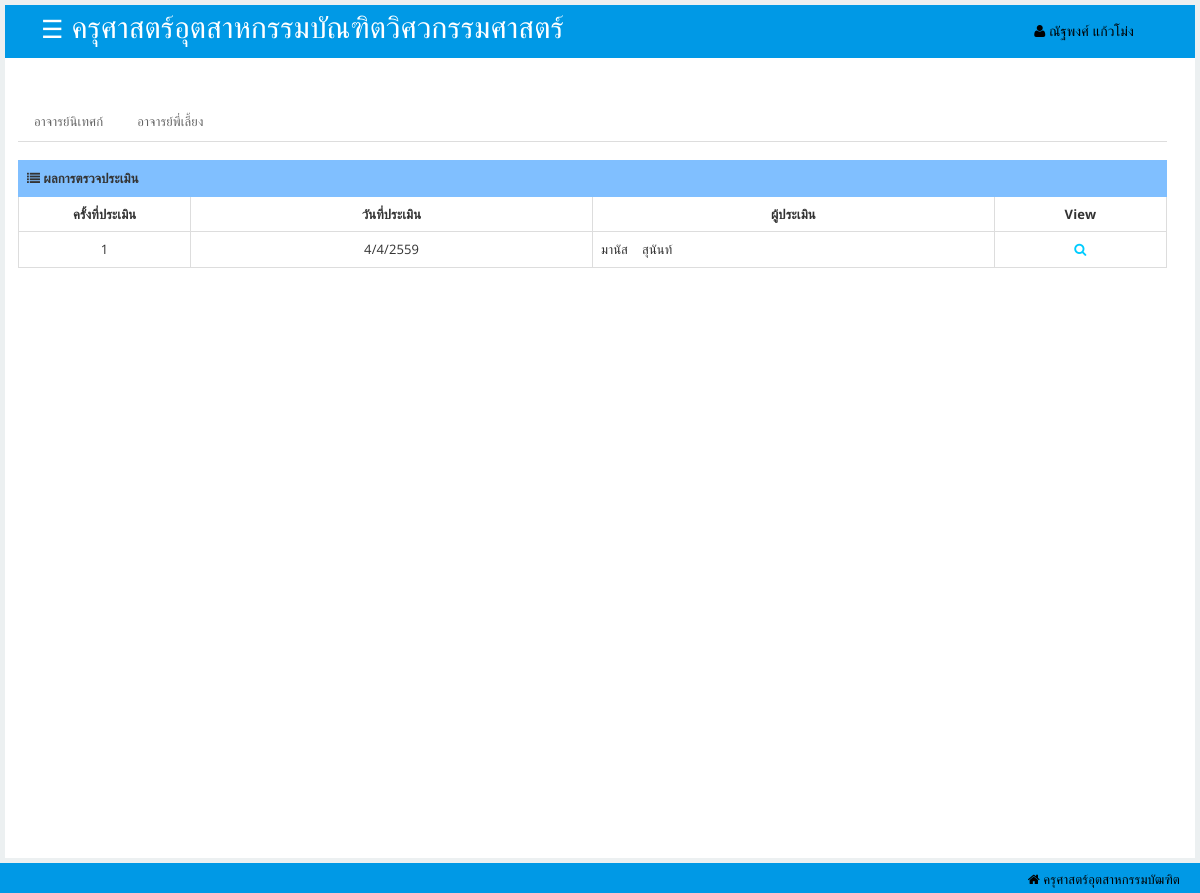
The page /rmutlexpro/stdresult.php (signed in) on the database its author committed.
### tables this page shows
CREATE TABLE `student` (
  `student_id` bigint(14) NOT NULL,
  `title_id` int(11) NOT NULL,
  `student_name` varchar(50) NOT NULL,
  `student_lname` varchar(50) NOT NULL,
  `faculty_id` int(11) NOT NULL,
  `course_id` int(11) NOT NULL,
  `branch_id` int(11) NOT NULL,
  `year_id` int(11) NOT NULL,
  `term_id` int(11) NOT NULL,
  `class_id` int(11) NOT NULL,
  `student_Advisors` varchar(100) NOT NULL,
  `student_password` varchar(50) NOT NULL,
  `indentity_id` int(11) NOT NULL,
  `date_regis` varchar(20) NOT NULL,
  `active` varchar(1) NOT NULL,
  `profile_id` bigint(15) NOT NULL,
  `saddressnow_id` bigint(14) NOT NULL,
  `saddresshome_id` bigint(14) NOT NULL,
  `edu_id` int(11) NOT NULL,
  `edupart_id` int(11) NOT NULL,
  `trainer_id` int(11) NOT NULL,
  `teacher_id` int(11) NOT NULL
);

CREATE TABLE `lessioneva` (
  `lessioneva_id` bigint(15) NOT NULL,
  `term_id` int(11) NOT NULL,
  `lessioneva_student` bigint(15) NOT NULL,
  `lessioneva_date` varchar(50) NOT NULL,
  `lessioneva_teacher` bigint(15) NOT NULL,
  `q19` varchar(11) NOT NULL,
  `q35` varchar(11) NOT NULL,
  `q34` varchar(11) NOT NULL,
  `q33` varchar(11) NOT NULL,
  `q32` varchar(11) NOT NULL,
  `q31` varchar(11) NOT NULL,
  `q25` varchar(11) NOT NULL,
  `q24` varchar(11) NOT NULL,
  `q23` varchar(11) NOT NULL,
  `q22` varchar(11) NOT NULL,
  `q21` varchar(11) NOT NULL,
  `q12` varchar(11) NOT NULL,
  `q124` varchar(11) NOT NULL,
  `q123` varchar(11) NOT NULL,
  `q122` varchar(11) NOT NULL,
  `q121` varchar(11) NOT NULL,
  `q116` varchar(11) NOT NULL,
  `q115` varchar(11) NOT NULL,
  `q114` varchar(11) NOT NULL,
  `q113` varchar(11) NOT NULL,
  `q112` varchar(11) NOT NULL,
  `q111` varchar(11) NOT NULL,
  `q105` varchar(11) NOT NULL,
  `q104` varchar(11) NOT NULL,
  `q103` varchar(11) NOT NULL,
  `q102` varchar(11) NOT NULL,
  `q101` varchar(11) NOT NULL,
  `q93` varchar(11) NOT NULL,
  `q94` varchar(11) NOT NULL,
  `q91` varchar(11) NOT NULL,
  `q87` varchar(11) NOT NULL,
  `q86` varchar(11) NOT NULL,
  `q85` varchar(11) NOT NULL,
  `q84` varchar(11) NOT NULL,
  `q83` varchar(11) NOT NULL,
  `q82` varchar(11) NOT NULL,
  `q81` varchar(11) NOT NULL,
  `q77` varchar(11) NOT NULL,
  `q76` varchar(11) NOT NULL,
  `q75` varchar(11) NOT NULL,
  `q74` varchar(11) NOT NULL,
  `q73` varchar(11) NOT NULL,
  `q72` varchar(11) NOT NULL,
  `q71` varchar(11) NOT NULL,
  `q67` varchar(11) NOT NULL,
  `q66` varchar(11) NOT NULL,
  `q65` varchar(11) NOT NULL,
  `q64` varchar(11) NOT NULL,
  `q63` varchar(11) NOT NULL,
  `q62` varchar(11) NOT NULL,
  `q61` varchar(11) NOT NULL,
  `q54` varchar(11) NOT NULL,
  `q53` varchar(11) NOT NULL,
  `q52` varchar(11) NOT NULL,
  `q51` varchar(11) NOT NULL,
  `q44` varchar(11) NOT NULL,
  `q43` varchar(11) NOT NULL,
  `q42` varchar(11) NOT NULL,
  `q41` varchar(11) NOT NULL,
  `q18` varchar(11) NOT NULL,
  `q17` varchar(11) NOT NULL,
  `q16` varchar(11) NOT NULL,
  `q15` varchar(11) NOT NULL,
  `q14` varchar(11) NOT NULL,
  `q13` varchar(11) NOT NULL,
  `q11` varchar(11) NOT NULL,
  `lessioneva_score` varchar(50) NOT NULL
);

CREATE TABLE `teacher` (
  `teacher_id` int(11) NOT NULL,
  `title_id` int(11) NOT NULL,
  `teacher_name` varchar(50) NOT NULL,
  `teacher_lname` varchar(50) NOT NULL,
  `teacher_email` varchar(50) NOT NULL,
  `teacher_tel` varchar(50) NOT NULL,
  `faculty_id` int(11) NOT NULL,
  `course_id` int(11) NOT NULL,
  `branch_id` int(11) NOT NULL,
  `teacher_password` varchar(50) NOT NULL,
  `qualification` varchar(255) NOT NULL,
  `exper` varchar(255) NOT NULL,
  `indentity_id` int(11) NOT NULL
);

### rmutlexpro/stdresult.php (the view, shortened to what this page needs)
<!DOCTYPE html>
<html lang="en"><head>
    <link id="bootstrap-style" href="css/bootstrap.css" rel="stylesheet">
    <link href="css/halflings.css" rel="stylesheet">
    <link rel="stylesheet" href="css/layout.css" type="text/css">
    <link href="css/bootstrap-responsive.min.css" rel="stylesheet">
    <link id="base-style" href="css/style.css" rel="stylesheet">
    <link id="base-style-responsive" href="css/style-responsive.css" rel="stylesheet">
    <link href="css/font-awesome.min.css" rel="stylesheet">
    <link href="css/font-awesome.css" rel="stylesheet">
    <link rel="stylesheet" href="css/modal.css" type="text/css">
</head>
<body>
<?php
if ($_SESSION['ses_id']=='') {
    echo "<meta http-equiv='refresh' content='1;URL=loginstd.php'>";
}elseif ($_SESSION['indentity_id']!=3) {
    echo "<meta http-equiv='refresh' content='1;URL=logoutstd.php'>";
}elseif($_SESSION['active']!=1){
    echo "<meta http-equiv='refresh' content='1;URL=waitregis.php'>";
}else{
?>
<div id="main">
<nav class="navbar navbar-default">
        <div class="navbar-inner">
            <div class="container-fluid">
                <div class="navbar-header">
                    <a class="brand"><span style="font-size:30px"><span style="font-size:25px;cursor:pointer" onclick="openNav()">&#9776;</span>&nbsp;ครุศาสตร์อุตสาหกรรมบัณฑิตวิศวกรรมศาสตร์</span></a>
                </div>
                <div class="nav-no-collapse header-nav">
                    <ul class="nav navbar-nav pull-right">
                        <li class="dropdown">
                            <a class="btn dropdown-toggle" href="#">
                                <i class="fa fa-user"></i>
                                                             <?php
                                                            $strSQL = "SELECT * FROM student WHERE student_id = '".$_SESSION['student_id']."' ";
                                                            $objQuery = mysql_query($strSQL) or die(mysql_error());
                                                            ?>
                                                            <?php
                                                                    while ($nti=mysql_fetch_array($objQuery)){
                                                            ?>
                                                            <label style="font-weight: normal" class="control-label" value='<?php echo $nti['student_name'];?>'><?php echo $nti['student_name'];?>
                                                            <?php }?>
                                                            </label>
                                                            <?php
                                                            $strSQL = "SELECT * FROM student WHERE student_id = '".$_SESSION['student_id']."' ";
                                                            $objQuery = mysql_query($strSQL) or die(mysql_error());
                                                            ?>
                                                            <?php
                                                                    while ($nti=mysql_fetch_array($objQuery)){
                                                            ?>
                                                            <label style="font-weight: normal" class="control-label" value='<?php echo $nti['student_lname'];?>'><?php echo $nti['student_lname'];?>
                                                            <?php }?>
                                                            </label>
                            </a>
                        </li>
                    </ul>
                </div>
            </div>
        </div>
    </nav>
            <div id="content" class="span10">
               <div class="row">
                    <div class="col-lg-12 panel-body">
<ul class="nav nav-tabs" role="tablist">
  <li class="nav-item">
    <a class="nav-link active" data-toggle="tab" href="#home" role="tab">อาจารย์นิเทศก์</a>
  </li>
  <li class="nav-item">
    <a class="nav-link" data-toggle="tab" href="#profile" role="tab">อาจารย์พี่เลี้ยง</a>
  </li>
</ul>
<div class="tab-content">
  <div class="tab-pane active" id="home" role="tabpanel">
  <br>
<div class="table-responsive panel-collapse pull out">
                            <table class="table table-bordered">
                                <tbody>
                                    <tr>
                                        <td style="text-align:left" class="success" colspan="5"><i class="icon-list"></i><strong> ผลการตรวจประเมิน</strong></td>
                                    </tr>
                                    <tr style="font-weight:bold">
                                        <td style="width:15%;text-align:center">ครั้งที่ประเมิน</td>
                                        <td style="width:35%;text-align:center">วันที่ประเมิน</td>
                                        <td style="width:35%;text-align:center">ผู้ประเมิน</td>
                                        <td style="width:15%;text-align:center">View</td>
                                    </tr>
                                    <?php
$strSQLa = "SELECT * FROM student WHERE student_id='".$_SESSION['student_id']."'";
$objQuerya = mysql_query($strSQLa);
$ntia=mysql_fetch_array($objQuerya);
$bb=$ntia['student_id'];
$dd=$ntia['year_id'];
$ee=$ntia['term_id'];
$i='0';
$strSQLb = "SELECT * FROM lession WHERE student_id='$bb' AND term_id='$dd' AND year_id = '$ee'";
$objQueryb = mysql_query($strSQLb);
while ($ntib=mysql_fetch_array($objQueryb)) {
  $cc=$ntib['lession_id'];
                        $strSQL = "SELECT * FROM lessioneva WHERE lessioneva_id ='$cc' AND lessioneva_student ='".$_SESSION['student_id']."' ";
                        $objQuery = mysql_query($strSQL);?>
                      <?php
                        while ($nti=mysql_fetch_array($objQuery)){
                            $i=$i+'1';
                      ?>
                                    <tr>
                                        <td style="text-align:center"><?php echo $i;?></td>
                                        <td style="text-align:center"><?php echo $nti['lessioneva_date'];?></td>
                                        <td style="text-align:left"><?php $lessionid=$nti['lessioneva_id'];
                        $strSQL1 = "SELECT * FROM lessioneva WHERE lessioneva_id ='$cc' ";
                        $objQuery1 = mysql_query($strSQL1);
                        $nti1=mysql_fetch_array($objQuery1);
                        $teacherid=$nti1['lessioneva_teacher'];
                        $strSQL2 = "SELECT * FROM teacher WHERE teacher_id ='$teacherid' ";
                        $objQuery2 = mysql_query($strSQL2);
                        $nti2=mysql_fetch_array($objQuery2);
                        echo $nti2['teacher_name'],'&nbsp;','&nbsp;','&nbsp;','&nbsp;';
                        echo $nti2['teacher_lname'];
                         ?></td>
                                        <td style="text-align:center"><a href="stdresultshow.php?stdevashow=show&lessioneva_id=<?php echo $nti['lessioneva_id'];?>" data-toggle="tooltip" data-placement="top" data-original-title="แสดง"><i class="icon-search" style="color:#00ccff"></i></a></td>
                                    </tr>
                         <?php } } ?>
                                </tbody>
                            </table>
                        </div>
  </div>
</div>
                    </div>
                </div>
            </div>
        </div>
   <footer>
            <p>
                <span class="icon-home" style="text-align:left;float: right"> ครุศาสตร์อุตสาหกรรมบัฒฑิต</a></span>
            </p>
        </footer>
</body>
</html>
<?php
}
?>

### rmutlexpro/css/halflings.css (style rules this page uses)
html, html .halflings { -webkit-font-smoothing: antialiased !important; }

### rmutlexpro/css/layout.css (style rules this page uses)
html { position: relative; z-index: 1; min-height: 100%; letter-spacing: 0.1px; }
html body { font-family: 'Open Sans', sans-serif; font-size: 13px; min-height: 100%; background-color: #ecf0f1; overflow-x: hidden; }
#main { position: relative; -webkit-transition: -webkit-transform 0.2s ease; -o-transition: -o-transform 0.2s ease; transition: transform 0.2s ease; }
#main:before, #main:after { content: " "; display: table; }
#main:after { clear: both; }
#main { padding-top: 100px; }
@media (min-width: 768px) { #main { padding-top: 60px; } }

### rmutlexpro/css/style-responsive.css (style rules this page uses)
@media (min-width: 1200px) { #content { width: 100%; padding: 28px; margin: 0px 0px; } }
@media (min-width: 1200px) { footer { margin: 0px 0px 0px 0px; padding: 10px 20px; } }

### rmutlexpro/css/modal.css (style rules this page uses)
* { margin:0; padding:0; }

### rmutlexpro/stdresult.php (style rules this page uses)
body { font-family: "Lato", sans-serif; }
#main { transition: margin-left .5s; padding: 5px; }

### rows shown on the page
student: student_name "ณัฐพงศ์", student_lname "แก้วโม่ง"
lessioneva: i "1", lessioneva_date "4/4/2559", teacher.teacher_name "มานัส", teacher.teacher_lname "สุนันท์"
